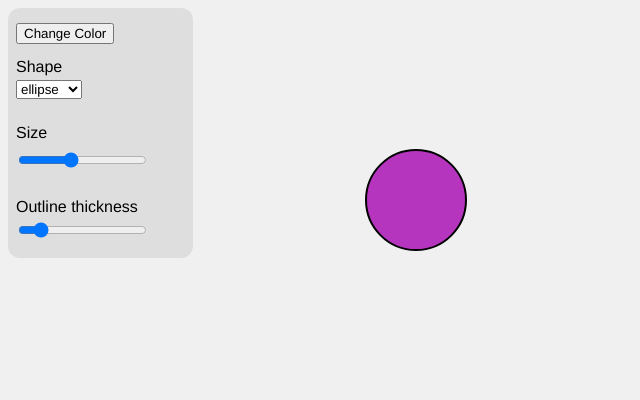
Frame 1 (no input)
Frame 60 (no input): identical to frame 1, image omitted
Frame 120 (the mouse pressed at the canvas centre since frame 60): identical to frame 1, image omitted

The p5.js sketch that drew this single still picture (run headless with seeded random() and noise() and a simulated clock; from frame 60 on, the mouse is pressed at the canvas centre):

// p5.js sketch
// ── sketch.js
let colorBtn, sizeSlider, strokeSlider, shapeSelect;
let shapeColor;

function setup() {
  createCanvas(640, 400);
  noStroke();
  textFont("Helvetica");

  // starting color
  shapeColor = color(random(255), random(255), random(255));

   // Button: change color
  colorBtn = createButton("Change Color").style("font-family", "Helvetica");
  colorBtn.position(16, 23);
  colorBtn.mousePressed(randomShapeColor);

  // Dropdown: choose shape
  createP("Shape").position(0, 50).style("margin", "8px 0 0 16px").style("font-family", "Helvetica");
  shapeSelect = createSelect();
  shapeSelect.position(16, 80);
  shapeSelect.option("ellipse");
  shapeSelect.option("rect");
  shapeSelect.option("triangle");

  // Slider: controls size
  createP("Size").position(0, 120).style("margin", "4px 0 0 16px").style("font-family", "Helvetica");
  sizeSlider = createSlider(20, 220, 100, 1);
  sizeSlider.position(16, 150);

  // Slider: controls stroke
  createP("Outline thickness").position(0, 190).style("margin", "8px 0 0 16px").style("font-family", "Helvetica");
  strokeSlider = createSlider(0, 15, 2, 1);
  strokeSlider.position(16, 220);
  
  function randomShapeColor() {
    shapeColor = color(random(255), random(255), random(255));
  }
}

function draw() {
  background(240);
  
  // background control panel
  noStroke();
  fill("#dedede");
  rectMode(CORNER);
  rect(8, 8, 185, 250, 12);

  push();
  translate(width * 0.65, height * 0.5);
  let s = sizeSlider.value();

  fill(shapeColor);

  // stroke
  if (strokeSlider.value() === 0) {
  noStroke();
  } else {
  stroke(0);
  strokeWeight(strokeSlider.value());
}

  // draw chosen shape
  let choice = shapeSelect.value();
  if (choice === "ellipse") {
    ellipse(0, 0, s, s);
  } else if (choice === "rect") {
    rectMode(CENTER);
    rect(0, 0, s, s);
  } else if (choice === "triangle") {
    triangle(-s * 0.6, s * 0.5, 0, -s * 0.6, s * 0.6, s * 0.5);
  }
  pop();
}
